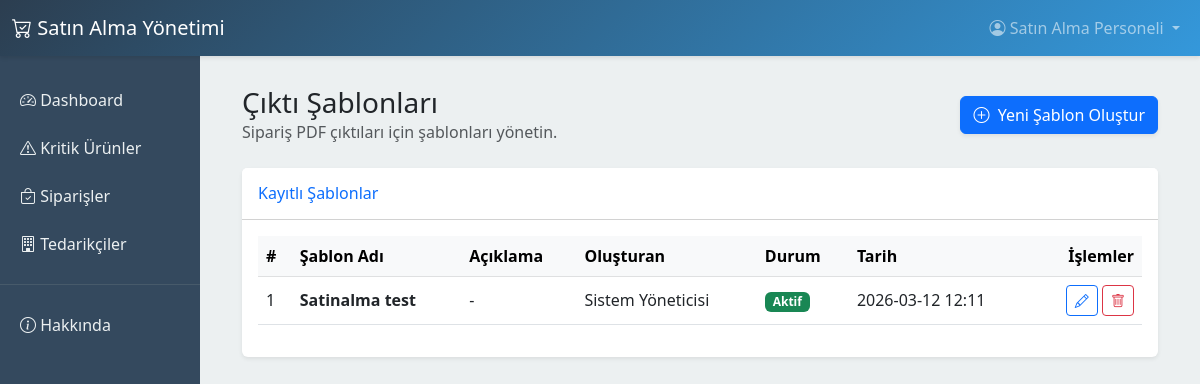
/templates/list (signed in), run on the app's committed database.
### app/models.py (models this page shows, shortened)
class User(UserMixin, db.Model):
    __tablename__ = 'users'
    id = db.Column(db.Integer, primary_key=True)
    name = db.Column(db.String(120), nullable=False)
    username = db.Column(db.String(80), unique=True, nullable=False)
    email = db.Column(db.String(120), unique=True)
    password_hash = db.Column(db.String(256), nullable=False)
    role = db.Column(db.String(20), default='purchasing')  # purchasing, manager, admin
    is_active = db.Column(db.Boolean, default=True)
    created_at = db.Column(db.DateTime, default=datetime.utcnow)

class OrderTemplate(db.Model):
    __tablename__ = 'order_templates'
    id = db.Column(db.Integer, primary_key=True)
    name = db.Column(db.String(100), nullable=False, unique=True)
    description = db.Column(db.String(255))
    content = db.Column(db.Text, nullable=False) # HTML formatında şablon içeriği
    is_active = db.Column(db.Boolean, default=True)
    created_at = db.Column(db.DateTime, default=datetime.utcnow)
    updated_at = db.Column(db.DateTime, default=datetime.utcnow, onupdate=datetime.utcnow)
    created_by_id = db.Column(db.Integer, db.ForeignKey('users.id'))
    created_by = db.relationship('User', backref='created_templates')

### app/routes/templates.py (the view)
@templates_bp.route('/list')
@login_required
@roles_required('admin', 'manager', 'purchasing')
def list_templates():
    templates = OrderTemplate.query.order_by(OrderTemplate.name).all()
    return render_template('templates/list.html', templates=templates)

### app/models.py (called while the page is built)
@login_manager.user_loader
def load_user(id):
    return User.query.get(int(id))

### app/templates/templates/list.html (shortened to what this page needs)
{% extends "base.html" %}
{% block content %}
<div class="container-fluid">
    <div class="row mb-4 align-items-center">
        <div class="col-md-6">
            <h1 class="h3 mb-0 text-gray-800">Çıktı Şablonları</h1>
            <p class="text-muted mb-0">Sipariş PDF çıktıları için şablonları yönetin.</p>
        </div>
        <div class="col-md-6 text-md-end mt-3 mt-md-0">
            <a href="{{ url_for('templates_bp.create_template') }}" class="btn btn-primary shadow-sm">
                <i class="bi bi-plus-circle me-1"></i> Yeni Şablon Oluştur
            </a>
        </div>
    </div>
    <div class="card shadow-sm border-0 mb-4">
        <div class="card-header bg-white py-3">
            <h6 class="m-0 font-weight-bold text-primary">Kayıtlı Şablonlar</h6>
        </div>
        <div class="card-body">
            <div class="table-responsive">
                <table class="table table-hover align-middle">
                    <thead class="table-light">
                        <tr>
                            <th>#</th>
                            <th>Şablon Adı</th>
                            <th>Açıklama</th>
                            <th>Oluşturan</th>
                            <th>Durum</th>
                            <th>Tarih</th>
                            <th class="text-end">İşlemler</th>
                        </tr>
                    </thead>
                    <tbody>
                        {% for template in templates %}
                        <tr>
                            <td>{{ loop.index }}</td>
                            <td><strong>{{ template.name }}</strong></td>
                            <td>{{ template.description or '-' }}</td>
                            <td>{{ template.created_by.name if template.created_by else '-' }}</td>
                            <td>
                                {% if template.is_active %}
                                <span class="badge bg-success">Aktif</span>
                                {% else %}
                                <span class="badge bg-secondary">Pasif</span>
                                {% endif %}
                            </td>
                            <td>{{ template.created_at.strftime('%Y-%m-%d %H:%M') }}</td>
                            <td class="text-end">
                                <a href="{{ url_for('templates_bp.edit_template', template_id=template.id) }}" class="btn btn-sm btn-outline-primary" data-bs-toggle="tooltip" title="Düzenle">
                                    <i class="bi bi-pencil"></i>
                                </a>
                                <form action="{{ url_for('templates_bp.delete_template', template_id=template.id) }}" method="POST" class="d-inline" onsubmit="return confirm('Bu şablonu silmek istediğinize emin misiniz?');">
                                    <button type="submit" class="btn btn-sm btn-outline-danger" data-bs-toggle="tooltip" title="Sil">
                                        <i class="bi bi-trash"></i>
                                    </button>
                                </form>
                            </td>
                        </tr>
                        {% endfor %}
                    </tbody>
                </table>
            </div>
        </div>
    </div>
</div>
{% endblock %}

### app/templates/base.html (shortened to what this page needs)
<!DOCTYPE html>
<html lang="tr">
<head>
    <link href="https://cdn.jsdelivr.net/npm/bootstrap@5.3.0/dist/css/bootstrap.min.css" rel="stylesheet">
    <link rel="stylesheet" href="https://cdn.jsdelivr.net/npm/bootstrap-icons@1.11.0/font/bootstrap-icons.css">
</head>
<body>
    <nav class="navbar navbar-expand-lg navbar-dark">
        <div class="container-fluid">
            <a class="navbar-brand" href="{{ url_for('main.dashboard') }}">
                <i class="bi bi-cart-check"></i> Satın Alma Yönetimi
            </a>
            <div class="collapse navbar-collapse" id="navbarNav">
                {% if current_user.is_authenticated %}
                <ul class="navbar-nav ms-auto">
                    <li class="nav-item dropdown">
                        <a class="nav-link dropdown-toggle" href="#" id="userDropdown" role="button"
                            data-bs-toggle="dropdown" aria-expanded="false">
                            <i class="bi bi-person-circle"></i> {{ current_user.name }}
                        </a>
                    </li>
                </ul>
                {% endif %}
            </div>
        </div>
    </nav>
    <div class="container-fluid">
        <div class="row">
            {% if current_user.is_authenticated %}
            <div class="col-md-2 sidebar">
                <a href="{{ url_for('main.dashboard') }}"
                    class="{% if request.endpoint == 'main.dashboard' %}active{% endif %}">
                    <i class="bi bi-speedometer2"></i> Dashboard
                </a>
                <a href="{{ url_for('purchasing.index') }}"
                    class="{% if request.endpoint == 'purchasing.index' or request.endpoint == 'purchasing.product_detail' %}active{% endif %}">
                    <i class="bi bi-exclamation-triangle"></i> Kritik Ürünler
                </a>
                <a href="{{ url_for('purchasing.orders') }}"
                    class="{% if request.endpoint == 'purchasing.orders' %}active{% endif %}">
                    <i class="bi bi-bag-check"></i> Siparişler
                </a>
                <a href="{{ url_for('suppliers.index') }}"
                    class="{% if request.endpoint and request.endpoint.startswith('suppliers') %}active{% endif %}">
                    <i class="bi bi-building"></i> Tedarikçiler
                </a>
                <hr style="border-color: #7f8c8d;">
                <a href="{{ url_for('main.about') }}">
                    <i class="bi bi-info-circle"></i> Hakkında
                </a>
            </div>
            <div class="col-md-10 content-wrapper">
                {% else %}
                <div class="col-12 content-wrapper">
                    {% endif %}
                    {% block content %}{% endblock %}
                </div>
            </div>
        </div>
</body>
</html>

### app/templates/base.html (style rules this page uses)
:root { --primary-color: #2c3e50; --secondary-color: #3498db; --success-color: #27ae60; --warning-color: #f39c12; --danger-color: #e74c3c; }
body { font-family: 'Segoe UI', Tahoma, Geneva, Verdana, sans-serif; background-color: #ecf0f1; }
.navbar { background: linear-gradient(135deg, var(--primary-color), var(--secondary-color)); box-shadow: 0 2px 4px rgba(0, 0, 0, 0.1); }
.sidebar { min-height: calc(100vh - 56px); background-color: #34495e; padding: 20px 0; }
.sidebar a { color: #ecf0f1; padding: 12px 20px; display: block; text-decoration: none; transition: all 0.3s; }
.content-wrapper { padding: 30px; }

### data on the page
User: name "Satın Alma Personeli"
OrderTemplate: name "Satinalma test", description "-", created_by "Sistem Yöneticisi", is_active "Aktif", created_at "2026-03-12 12:11"
